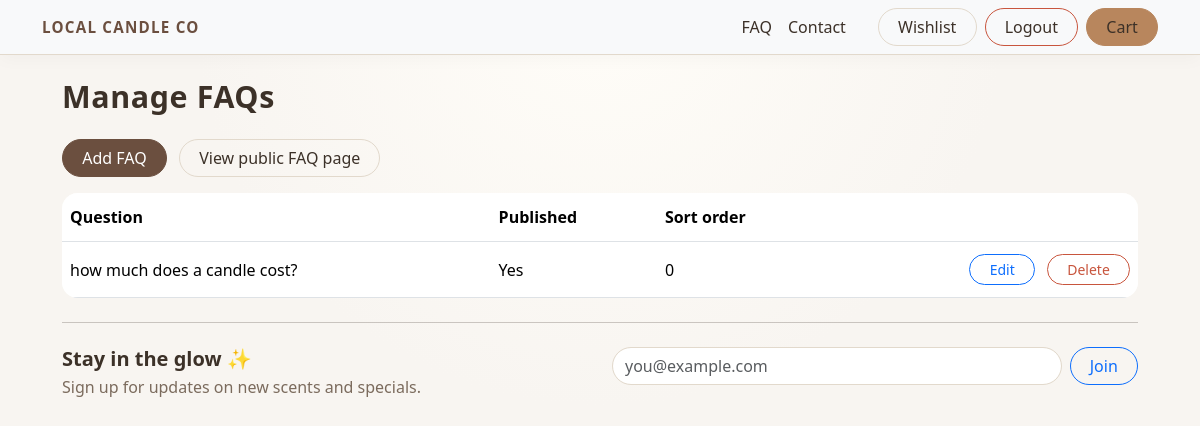
Page /marketing/faq/manage/ (signed in) on the committed database.
### marketing/models.py (models this page shows, shortened)
class FAQ(models.Model):
    question = models.CharField(max_length=200)
    answer = models.TextField()
    is_published = models.BooleanField(default=True)
    sort_order = models.PositiveIntegerField(default=0)
    class Meta:
        ordering = ['sort_order', 'id']

### marketing/views.py (the view)
# urls.py: path('faq/manage/', views.faq_manage, name='faq_manage'),
@staff_member_required
def faq_manage(request):
    faqs = FAQ.objects.all()
    return render(request, 'marketing/faq_manage.html', {'faqs': faqs})

### templates/marketing/faq_manage.html (shortened to what this page needs)
{% extends 'base.html' %}
{% block content %}
  <h1 class="mb-4">Manage FAQs</h1>
  <p class="mb-3">
    <a class="btn btn-primary" href="{% url 'marketing:faq_add' %}">Add FAQ</a>
    <a class="btn btn-outline-secondary ms-2" href="{% url 'marketing:faq' %}">View public FAQ page</a>
  </p>
  {% if faqs %}
    <table class="table">
      <thead>
        <tr>
          <th>Question</th>
          <th>Published</th>
          <th>Sort order</th>
          <th></th>
        </tr>
      </thead>
      <tbody>
      {% for f in faqs %}
        <tr>
          <td>{{ f.question }}</td>
          <td>{{ f.is_published|yesno:"Yes,No" }}</td>
          <td>{{ f.sort_order }}</td>
          <td class="text-end">
            <a class="btn btn-sm btn-outline-primary me-2" href="{% url 'marketing:faq_edit' f.pk %}">Edit</a>
            <a class="btn btn-sm btn-outline-danger" href="{% url 'marketing:faq_delete' f.pk %}">Delete</a>
          </td>
        </tr>
      {% endfor %}
      </tbody>
    </table>
  {% else %}
    <p>No FAQs yet.</p>
  {% endif %}
{% endblock %}

### static/css/style.css (style rules this page uses)
:root { --lc-bg: #f8f5f1; --lc-bg-alt: #fdfaf6; --lc-border: #e2d9cc; --lc-primary: #6b4f3f; --lc-primary-dark: #543d31; --lc-accent: #b8865d; --lc-accent-dark: #9b714d; --lc-text-main: #3c3128; --lc-text-muted: #7b6b5d; }
body { background: radial-gradient(circle at top, #fffdf8 0, var(--lc-bg) 55%); font-family: system-ui, -apple-system, BlinkMacSystemFont, "Segoe UI", sans-serif; color: var(--lc-text-main); }
h1, h2, h3, h4 { color: var(--lc-text-main); letter-spacing: 0.02em; }
h1 { font-size: 1.9rem; font-weight: 700; }
.btn { border-radius: 999px; font-weight: 500; padding-inline: 1.2rem; }
.btn-primary { background-color: var(--lc-primary); border-color: var(--lc-primary); }
.btn-outline-secondary { color: var(--lc-text-main); border-color: var(--lc-border); }
.btn-outline-danger { border-color: #c8553d; color: #c8553d; }
a { color: var(--lc-primary); }
.table { background-color: #fff; border-radius: 16px; overflow: hidden; }
.table > :not(caption) > * > * { padding-block: 0.75rem; }
.table thead { background-color: var(--lc-bg-alt); }
.table td, .table th { vertical-align: middle; }

### rows in the picture
FAQ: question "how much does a candle cost?", is_published "Yes", sort_order "0"
